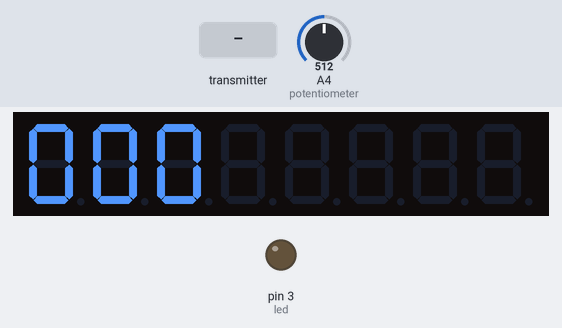
This sketch was run on a simulated Arduino Uno, built with avr-gcc and run on an emulated ATmega328P. Parts: 8-digit seven-segment display, output pins drawn as LEDs (lit = HIGH). Inputs (shaded band) come from the test bench; at power-on: A4 (potentiometer) = 512. No radio packets arrive unless stated.

Above: at 1.2 s.
1.3 s: A4 (potentiometer) set to 503
At 2.9 s:
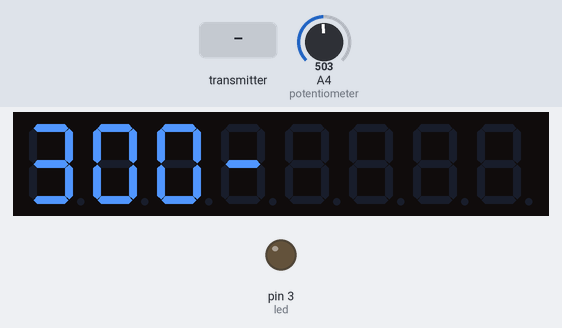
3.2 s: the transmitter starts sending alphadezi = 0
At 4.5 s:
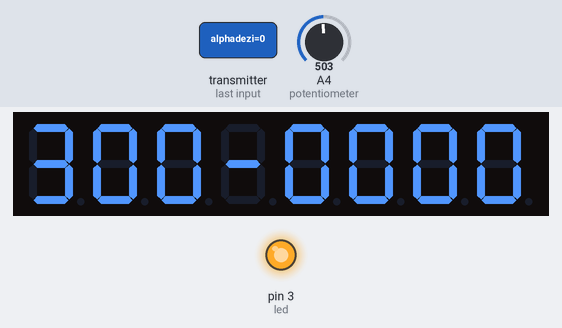
5.0 s: A4 (potentiometer) set to 716
At 5.5 s:
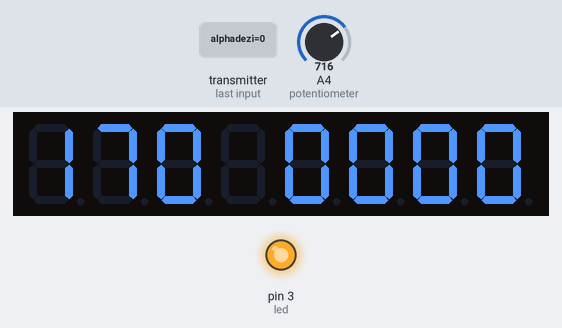
6.5 s: the transmitter starts sending alphadezi = 256
At 7.5 s:
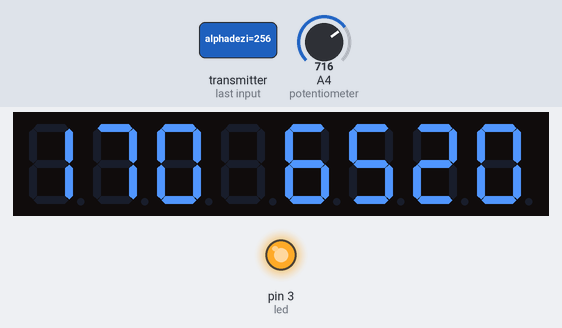
8.0 s: A4 (potentiometer) set to 900
At 8.5 s:
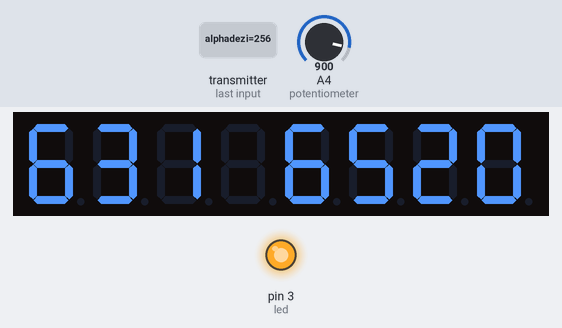
Timing chart, 0 to 10.6 s (numbered marks = the images above; inputs shaded):
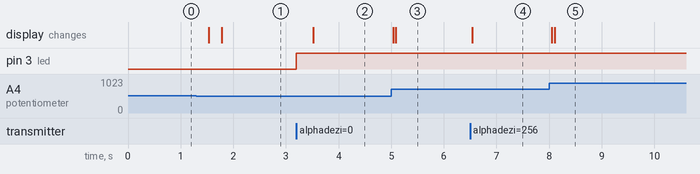

The sketch:

ControlBoxLCD.ino
```cpp
#include <RunningAverage.h>
#include <SPI.h>
#include "RF24.h"
#include "LedControl.h"

/* LEDCONTROL initialization
 pin 9 is connected to the MOSI
 pin 10 is connected to the CLK
 pin 6 is connected to Slave Select
 */
LedControl lc=LedControl(9,10,6,1);

//initializing the Runing average filter
RunningAverage potiRA(2);
int samples=0; //for the RA filter

int elevPoti=0;           //raw potentiometer value
int elevDeg=0;            //converted to servo degrees to be sent to the plane
int led=3;                //the connection led
int alphadezi;            //alpha in dezidegrees from plane
int deltaElevator=0;      //converted to elevator degrees for display
byte displayCounter=0;    //to downsample the led update rate


/***      Set this radio as radio number 0 or 1         ***/
bool radioNumber = 1;
/* Hardware configuration: Set up nRF24L01 radio on SPI bus plus pins 5 CSN & 4  */
RF24 radio(5,4);
/**********************************************************/

byte addresses[][6] = {"1Node","2Node"};

void setup() {

    /*LCDCONTROL
   The MAX7219 is in power-saving mode on startup,
    do a wakeup call
   */
  lc.shutdown(0,false);
  /* Set the brightness to a medium values */
  lc.setIntensity(0,8);
  /* and clear the display */
  lc.clearDisplay(0);

  pinMode(led, OUTPUT); //set pinmode for connection led

  potiRA.clear();//start clean with moving average filter

  //set up radio
  radio.begin();
  radio.setChannel(10);
  // Set the PA Level low to prevent power supply related issues RF24_PA_MAX is default.
  radio.setPALevel(RF24_PA_LOW);

  // Open a writing and reading pipe on each radio, with opposite addresses
  if(radioNumber){
    radio.openWritingPipe(addresses[1]);
    radio.openReadingPipe(1,addresses[0]);
  }else{
    radio.openWritingPipe(addresses[0]);
    radio.openReadingPipe(1,addresses[1]);
  }

  // Start the radio listening for data
  radio.startListening();
}//setup


void printNumberAlpha(int v) {      //the function to print alpha
    int ones;
    int tens;
    int hundreds;
    int thousands;

    if(v < 0 || v > 9999)
       return;

    ones=v%10;
    v=v/10;
    tens=v%10;
    v=v/10;
    hundreds=v%10;
    v=v/10;
    thousands=v;
    //Now print the number digit by digit
    lc.setDigit(0,0,(byte)thousands,false);
    lc.setDigit(0,1,(byte)hundreds,false);
    lc.setDigit(0,2,(byte)tens,false);
    lc.setDigit(0,3,(byte)ones,false);
}

void printNumberElevator(int v) {   //the function to to print elevator
    int ones;
    int tens;
    int hundreds;

    boolean negative=false;

    if(v < -999 || v > 999)
        return;
    if(v<0) {
        negative=true;
        v=v*-1;
    }
    ones=v%10;
    v=v/10;
    tens=v%10;
    v=v/10; hundreds=v;
    if(negative) {
        //print character '-' in the leftmost column
        lc.setChar(0,4,'-',false);  }
    else {
        //print a blank in the sign column
        lc.setChar(0,4,' ',false);
    }
    //Now print the number digit by digit
    lc.setDigit(0,5,(byte)hundreds,false);
    lc.setDigit(0,6,(byte)tens, false);
    lc.setDigit(0,7,(byte)ones,false);
}


void loop() {
  elevPoti=analogRead(A4); //read the potentiometer values
    //simple moving average filter
  potiRA.addValue(elevPoti);
  samples++;
  elevPoti = round(potiRA.getAverage());
  elevPoti = (int)elevPoti; //typecast to int because from doc a float comes back
  if (samples == 300) //just to clear the filter once in a while
  {
    samples = 0;
    potiRA.clear();
  }
  elevDeg=map(elevPoti, 0, 1023, 30, 100); //map to servo degrees
  deltaElevator=map(elevPoti, 0, 1023, -180, 180); //map to display degrees
  printNumberElevator(deltaElevator);


//Radio

  radio.stopListening();                                    // stop listening to send

   if (!radio.write( &elevDeg, sizeof(int) )){              //try to send, set connection led off if it doesnt work
    digitalWrite(led, LOW);
   }

  radio.startListening();                                    // Now, continue listening

  unsigned long started_waiting_at = micros();               // Set up a timeout period, get the current microseconds
  boolean timeout = false;                                   // Set up a variable to indicate if a response was received or not

  while ( ! radio.available() ){                             // While nothing is received
    if (micros() - started_waiting_at > 200000 ){            // If waited longer than 200ms, indicate timeout and exit while loop
        timeout = true;
        digitalWrite(led, LOW);                               //set connection led to off
        break;
    }
  }

  if ( timeout ){                                             // if timeout, do nothing

  }else{
      radio.read( &alphadezi, sizeof(int) );                  //get response
      digitalWrite(led, HIGH);                                //set connection LED high because no timeout and response received
      if(displayCounter > 5){                                 //downsample display update rate to improve readability
        printNumberAlpha(alphadezi);                          //print AoA to display
        displayCounter = 0;
      }else{
        displayCounter ++;
      }
    }
 delay(50);
} // Loop
```

Measured:
- the behaviour switches between 512 and 511 on A4 (potentiometer) (found by bisection; images 0 and 1)
- after the input at 1.3 s, the display: first changes after 0.23 s (image 1 shows a later state)
- after the input at 3.2 s, pin 3 (led): LOW → HIGH at once; the display: changes after 0.32 s (image 2)
- after the input at 5.0 s, the display: first changes at once (image 3 shows a later state)
- after the input at 6.5 s, the display: changes at once (image 4)
- after the input at 8.0 s, the display: first changes after 0.05 s (image 5 shows a later state)
